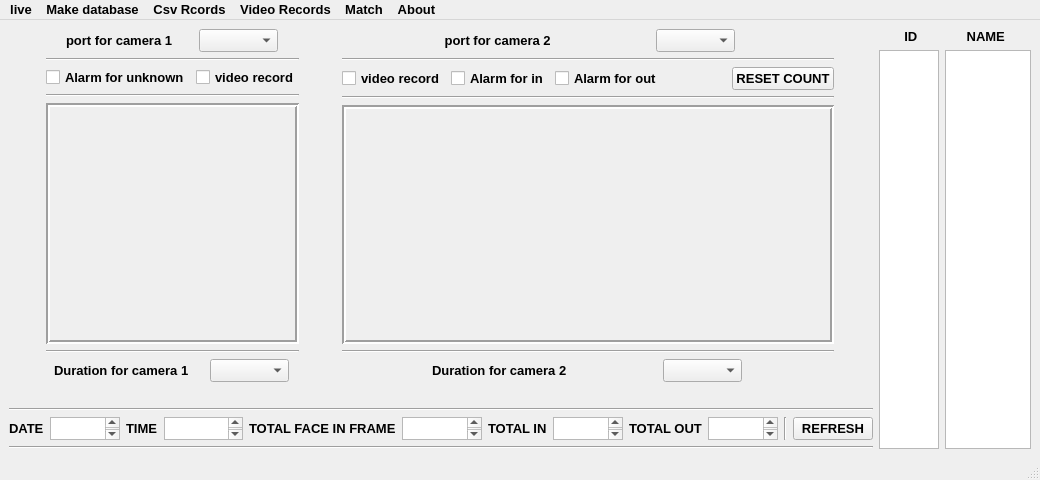
<?xml version="1.0" encoding="UTF-8"?>
<ui version="4.0">
 <class>MainWindow</class>
 <widget class="QMainWindow" name="MainWindow">
  <property name="geometry">
   <rect>
    <x>0</x>
    <y>0</y>
    <width>1040</width>
    <height>480</height>
   </rect>
  </property>
  <property name="sizePolicy">
   <sizepolicy hsizetype="Preferred" vsizetype="Ignored">
    <horstretch>15</horstretch>
    <verstretch>0</verstretch>
   </sizepolicy>
  </property>
  <property name="sizeIncrement">
   <size>
    <width>0</width>
    <height>0</height>
   </size>
  </property>
  <property name="baseSize">
   <size>
    <width>10</width>
    <height>0</height>
   </size>
  </property>
  <property name="font">
   <font>
    <pointsize>10</pointsize>
    <weight>75</weight>
    <italic>false</italic>
    <bold>true</bold>
    <underline>false</underline>
    <strikeout>false</strikeout>
    <stylestrategy>PreferDefault</stylestrategy>
    <kerning>true</kerning>
   </font>
  </property>
  <property name="windowTitle">
   <string>IseeU</string>
  </property>
  <property name="autoFillBackground">
   <bool>false</bool>
  </property>
  <property name="tabShape">
   <enum>QTabWidget::Rounded</enum>
  </property>
  <property name="dockOptions">
   <set>QMainWindow::AllowTabbedDocks|QMainWindow::AnimatedDocks</set>
  </property>
  <widget class="QWidget" name="centralwidget">
   <layout class="QHBoxLayout" name="horizontalLayout_18">
    <item>
     <layout class="QHBoxLayout" name="horizontalLayout_17">
      <item>
       <layout class="QVBoxLayout" name="verticalLayout_7">
        <item>
         <layout class="QHBoxLayout" name="horizontalLayout_16">
          <item>
           <layout class="QVBoxLayout" name="verticalLayout_6">
            <item>
             <layout class="QVBoxLayout" name="verticalLayout_4">
              <item>
               <layout class="QHBoxLayout" name="horizontalLayout_13">
                <item>
                 <widget class="QLabel" name="label_10">
                  <property name="sizePolicy">
                   <sizepolicy hsizetype="Fixed" vsizetype="Fixed">
                    <horstretch>0</horstretch>
                    <verstretch>0</verstretch>
                   </sizepolicy>
                  </property>
                  <property name="text">
                   <string>port for camera 1</string>
                  </property>
                 </widget>
                </item>
                <item>
                 <widget class="QComboBox" name="comboBox1">
                  <property name="sizePolicy">
                   <sizepolicy hsizetype="Fixed" vsizetype="Fixed">
                    <horstretch>0</horstretch>
                    <verstretch>0</verstretch>
                   </sizepolicy>
                  </property>
                 </widget>
                </item>
               </layout>
              </item>
              <item>
               <widget class="Line" name="line_7">
                <property name="orientation">
                 <enum>Qt::Horizontal</enum>
                </property>
               </widget>
              </item>
              <item>
               <layout class="QHBoxLayout" name="horizontalLayout_3">
                <item>
                 <widget class="QCheckBox" name="checkBox">
                  <property name="sizePolicy">
                   <sizepolicy hsizetype="Fixed" vsizetype="Fixed">
                    <horstretch>0</horstretch>
                    <verstretch>0</verstretch>
                   </sizepolicy>
                  </property>
                  <property name="text">
                   <string>Alarm for unknown</string>
                  </property>
                 </widget>
                </item>
                <item>
                 <widget class="QCheckBox" name="checkBox2">
                  <property name="sizePolicy">
                   <sizepolicy hsizetype="Fixed" vsizetype="Fixed">
                    <horstretch>0</horstretch>
                    <verstretch>0</verstretch>
                   </sizepolicy>
                  </property>
                  <property name="text">
                   <string>video record</string>
                  </property>
                 </widget>
                </item>
               </layout>
              </item>
              <item>
               <widget class="Line" name="line_4">
                <property name="orientation">
                 <enum>Qt::Horizontal</enum>
                </property>
               </widget>
              </item>
              <item>
               <widget class="QLabel" name="label_6">
                <property name="sizePolicy">
                 <sizepolicy hsizetype="Minimum" vsizetype="Minimum">
                  <horstretch>28</horstretch>
                  <verstretch>10</verstretch>
                 </sizepolicy>
                </property>
                <property name="frameShape">
                 <enum>QFrame::Box</enum>
                </property>
                <property name="frameShadow">
                 <enum>QFrame::Sunken</enum>
                </property>
                <property name="lineWidth">
                 <number>2</number>
                </property>
                <property name="text">
                 <string/>
                </property>
               </widget>
              </item>
             </layout>
            </item>
            <item>
             <widget class="Line" name="line_2">
              <property name="orientation">
               <enum>Qt::Horizontal</enum>
              </property>
             </widget>
            </item>
            <item>
             <layout class="QHBoxLayout" name="horizontalLayout_15">
              <item>
               <widget class="QLabel" name="label_12">
                <property name="sizePolicy">
                 <sizepolicy hsizetype="Fixed" vsizetype="Fixed">
                  <horstretch>0</horstretch>
                  <verstretch>0</verstretch>
                 </sizepolicy>
                </property>
                <property name="text">
                 <string>Duration for camera 1  </string>
                </property>
               </widget>
              </item>
              <item>
               <widget class="QComboBox" name="comboBox3">
                <property name="sizePolicy">
                 <sizepolicy hsizetype="Fixed" vsizetype="Fixed">
                  <horstretch>0</horstretch>
                  <verstretch>0</verstretch>
                 </sizepolicy>
                </property>
               </widget>
              </item>
             </layout>
            </item>
           </layout>
          </item>
          <item>
           <layout class="QVBoxLayout" name="verticalLayout_5">
            <item>
             <layout class="QHBoxLayout" name="horizontalLayout_14">
              <item>
               <widget class="QLabel" name="label_11">
                <property name="sizePolicy">
                 <sizepolicy hsizetype="Fixed" vsizetype="Fixed">
                  <horstretch>0</horstretch>
                  <verstretch>0</verstretch>
                 </sizepolicy>
                </property>
                <property name="text">
                 <string> port for camera 2</string>
                </property>
               </widget>
              </item>
              <item>
               <widget class="QComboBox" name="comboBox2">
                <property name="sizePolicy">
                 <sizepolicy hsizetype="Fixed" vsizetype="Fixed">
                  <horstretch>0</horstretch>
                  <verstretch>0</verstretch>
                 </sizepolicy>
                </property>
               </widget>
              </item>
             </layout>
            </item>
            <item>
             <widget class="Line" name="line_6">
              <property name="orientation">
               <enum>Qt::Horizontal</enum>
              </property>
             </widget>
            </item>
            <item>
             <layout class="QHBoxLayout" name="horizontalLayout_4">
              <item>
               <widget class="QCheckBox" name="checkBox3">
                <property name="sizePolicy">
                 <sizepolicy hsizetype="Fixed" vsizetype="Fixed">
                  <horstretch>0</horstretch>
                  <verstretch>0</verstretch>
                 </sizepolicy>
                </property>
                <property name="text">
                 <string>video record</string>
                </property>
               </widget>
              </item>
              <item>
               <widget class="QCheckBox" name="checkBox4">
                <property name="sizePolicy">
                 <sizepolicy hsizetype="Fixed" vsizetype="Fixed">
                  <horstretch>0</horstretch>
                  <verstretch>0</verstretch>
                 </sizepolicy>
                </property>
                <property name="text">
                 <string>Alarm for in</string>
                </property>
               </widget>
              </item>
              <item>
               <widget class="QCheckBox" name="checkBox5">
                <property name="sizePolicy">
                 <sizepolicy hsizetype="Fixed" vsizetype="Fixed">
                  <horstretch>0</horstretch>
                  <verstretch>0</verstretch>
                 </sizepolicy>
                </property>
                <property name="text">
                 <string>Alarm for out</string>
                </property>
               </widget>
              </item>
              <item>
               <spacer name="horizontalSpacer">
                <property name="orientation">
                 <enum>Qt::Horizontal</enum>
                </property>
                <property name="sizeType">
                 <enum>QSizePolicy::Minimum</enum>
                </property>
                <property name="sizeHint" stdset="0">
                 <size>
                  <width>63</width>
                  <height>20</height>
                 </size>
                </property>
               </spacer>
              </item>
              <item>
               <widget class="QPushButton" name="resetButton">
                <property name="sizePolicy">
                 <sizepolicy hsizetype="Fixed" vsizetype="Fixed">
                  <horstretch>0</horstretch>
                  <verstretch>0</verstretch>
                 </sizepolicy>
                </property>
                <property name="text">
                 <string>RESET COUNT</string>
                </property>
               </widget>
              </item>
             </layout>
            </item>
            <item>
             <widget class="Line" name="line_5">
              <property name="orientation">
               <enum>Qt::Horizontal</enum>
              </property>
             </widget>
            </item>
            <item>
             <widget class="QLabel" name="label_9">
              <property name="sizePolicy">
               <sizepolicy hsizetype="Minimum" vsizetype="Minimum">
                <horstretch>15</horstretch>
                <verstretch>10</verstretch>
               </sizepolicy>
              </property>
              <property name="frameShape">
               <enum>QFrame::Box</enum>
              </property>
              <property name="frameShadow">
               <enum>QFrame::Sunken</enum>
              </property>
              <property name="lineWidth">
               <number>2</number>
              </property>
              <property name="text">
               <string/>
              </property>
             </widget>
            </item>
            <item>
             <widget class="Line" name="line_3">
              <property name="orientation">
               <enum>Qt::Horizontal</enum>
              </property>
             </widget>
            </item>
            <item>
             <layout class="QHBoxLayout" name="horizontalLayout_12">
              <item>
               <widget class="QLabel" name="label_13">
                <property name="sizePolicy">
                 <sizepolicy hsizetype="Fixed" vsizetype="Fixed">
                  <horstretch>0</horstretch>
                  <verstretch>0</verstretch>
                 </sizepolicy>
                </property>
                <property name="text">
                 <string>Duration for camera 2</string>
                </property>
               </widget>
              </item>
              <item>
               <widget class="QComboBox" name="comboBox4">
                <property name="sizePolicy">
                 <sizepolicy hsizetype="Fixed" vsizetype="Fixed">
                  <horstretch>0</horstretch>
                  <verstretch>0</verstretch>
                 </sizepolicy>
                </property>
               </widget>
              </item>
             </layout>
            </item>
           </layout>
          </item>
         </layout>
        </item>
        <item>
         <spacer name="verticalSpacer">
          <property name="orientation">
           <enum>Qt::Vertical</enum>
          </property>
          <property name="sizeType">
           <enum>QSizePolicy::Fixed</enum>
          </property>
          <property name="sizeHint" stdset="0">
           <size>
            <width>20</width>
            <height>20</height>
           </size>
          </property>
         </spacer>
        </item>
        <item>
         <widget class="Line" name="line">
          <property name="orientation">
           <enum>Qt::Horizontal</enum>
          </property>
         </widget>
        </item>
        <item>
         <layout class="QHBoxLayout" name="horizontalLayout_11">
          <item>
           <layout class="QHBoxLayout" name="horizontalLayout_10">
            <item>
             <layout class="QVBoxLayout" name="verticalLayout">
              <item>
               <layout class="QHBoxLayout" name="horizontalLayout">
                <item>
                 <layout class="QHBoxLayout" name="horizontalLayout_9">
                  <item>
                   <widget class="QLabel" name="label">
                    <property name="sizePolicy">
                     <sizepolicy hsizetype="Fixed" vsizetype="Fixed">
                      <horstretch>0</horstretch>
                      <verstretch>0</verstretch>
                     </sizepolicy>
                    </property>
                    <property name="text">
                     <string>DATE</string>
                    </property>
                   </widget>
                  </item>
                  <item>
                   <widget class="QTextEdit" name="textEdit1">
                    <property name="sizePolicy">
                     <sizepolicy hsizetype="Preferred" vsizetype="Ignored">
                      <horstretch>15</horstretch>
                      <verstretch>33</verstretch>
                     </sizepolicy>
                    </property>
                   </widget>
                  </item>
                 </layout>
                </item>
                <item>
                 <layout class="QHBoxLayout" name="horizontalLayout_8">
                  <item>
                   <widget class="QLabel" name="label_2">
                    <property name="sizePolicy">
                     <sizepolicy hsizetype="Fixed" vsizetype="Fixed">
                      <horstretch>0</horstretch>
                      <verstretch>0</verstretch>
                     </sizepolicy>
                    </property>
                    <property name="text">
                     <string>TIME</string>
                    </property>
                   </widget>
                  </item>
                  <item>
                   <widget class="QTextEdit" name="textEdit2">
                    <property name="sizePolicy">
                     <sizepolicy hsizetype="Preferred" vsizetype="Ignored">
                      <horstretch>0</horstretch>
                      <verstretch>33</verstretch>
                     </sizepolicy>
                    </property>
                   </widget>
                  </item>
                  <item>
                   <widget class="QLabel" name="label_3">
                    <property name="sizePolicy">
                     <sizepolicy hsizetype="Fixed" vsizetype="Fixed">
                      <horstretch>0</horstretch>
                      <verstretch>0</verstretch>
                     </sizepolicy>
                    </property>
                    <property name="text">
                     <string>TOTAL FACE IN FRAME</string>
                    </property>
                   </widget>
                  </item>
                  <item>
                   <widget class="QTextEdit" name="textEdit5">
                    <property name="sizePolicy">
                     <sizepolicy hsizetype="Preferred" vsizetype="Ignored">
                      <horstretch>0</horstretch>
                      <verstretch>33</verstretch>
                     </sizepolicy>
                    </property>
                   </widget>
                  </item>
                 </layout>
                </item>
               </layout>
              </item>
             </layout>
            </item>
            <item>
             <layout class="QVBoxLayout" name="verticalLayout_3">
              <item>
               <layout class="QHBoxLayout" name="horizontalLayout_2">
                <item>
                 <widget class="QLabel" name="label_4">
                  <property name="sizePolicy">
                   <sizepolicy hsizetype="Fixed" vsizetype="Fixed">
                    <horstretch>0</horstretch>
                    <verstretch>0</verstretch>
                   </sizepolicy>
                  </property>
                  <property name="text">
                   <string>TOTAL IN</string>
                  </property>
                 </widget>
                </item>
                <item>
                 <widget class="QTextEdit" name="textEdit6">
                  <property name="sizePolicy">
                   <sizepolicy hsizetype="Preferred" vsizetype="Ignored">
                    <horstretch>0</horstretch>
                    <verstretch>33</verstretch>
                   </sizepolicy>
                  </property>
                 </widget>
                </item>
                <item>
                 <layout class="QHBoxLayout" name="horizontalLayout_6">
                  <item>
                   <widget class="QLabel" name="label_5">
                    <property name="sizePolicy">
                     <sizepolicy hsizetype="Fixed" vsizetype="Fixed">
                      <horstretch>0</horstretch>
                      <verstretch>0</verstretch>
                     </sizepolicy>
                    </property>
                    <property name="text">
                     <string>TOTAL OUT</string>
                    </property>
                   </widget>
                  </item>
                 </layout>
                </item>
                <item>
                 <widget class="QTextEdit" name="textEdit7">
                  <property name="sizePolicy">
                   <sizepolicy hsizetype="Preferred" vsizetype="Ignored">
                    <horstretch>0</horstretch>
                    <verstretch>33</verstretch>
                   </sizepolicy>
                  </property>
                 </widget>
                </item>
               </layout>
              </item>
             </layout>
            </item>
           </layout>
          </item>
          <item>
           <widget class="Line" name="line_8">
            <property name="orientation">
             <enum>Qt::Vertical</enum>
            </property>
           </widget>
          </item>
          <item>
           <layout class="QVBoxLayout" name="verticalLayout_2">
            <item>
             <widget class="QPushButton" name="pushButton">
              <property name="text">
               <string>REFRESH</string>
              </property>
             </widget>
            </item>
           </layout>
          </item>
         </layout>
        </item>
        <item>
         <widget class="Line" name="line_10">
          <property name="orientation">
           <enum>Qt::Horizontal</enum>
          </property>
         </widget>
        </item>
       </layout>
      </item>
      <item>
       <layout class="QHBoxLayout" name="horizontalLayout_5">
        <item>
         <layout class="QVBoxLayout" name="verticalLayout_11">
          <item>
           <widget class="QLabel" name="label_7">
            <property name="sizePolicy">
             <sizepolicy hsizetype="Fixed" vsizetype="Fixed">
              <horstretch>0</horstretch>
              <verstretch>0</verstretch>
             </sizepolicy>
            </property>
            <property name="text">
             <string>       ID      </string>
            </property>
           </widget>
          </item>
          <item>
           <widget class="QListWidget" name="listWidget">
            <property name="sizePolicy">
             <sizepolicy hsizetype="Ignored" vsizetype="Preferred">
              <horstretch>5</horstretch>
              <verstretch>0</verstretch>
             </sizepolicy>
            </property>
           </widget>
          </item>
         </layout>
        </item>
        <item>
         <layout class="QVBoxLayout" name="verticalLayout_10">
          <item>
           <widget class="QLabel" name="label_8">
            <property name="sizePolicy">
             <sizepolicy hsizetype="Fixed" vsizetype="Fixed">
              <horstretch>0</horstretch>
              <verstretch>0</verstretch>
             </sizepolicy>
            </property>
            <property name="text">
             <string>      NAME       </string>
            </property>
           </widget>
          </item>
          <item>
           <widget class="QListWidget" name="listWidget2">
            <property name="sizePolicy">
             <sizepolicy hsizetype="Ignored" vsizetype="Preferred">
              <horstretch>9</horstretch>
              <verstretch>0</verstretch>
             </sizepolicy>
            </property>
           </widget>
          </item>
         </layout>
        </item>
       </layout>
      </item>
     </layout>
    </item>
   </layout>
  </widget>
  <widget class="QMenuBar" name="menubar">
   <property name="geometry">
    <rect>
     <x>0</x>
     <y>0</y>
     <width>1040</width>
     <height>21</height>
    </rect>
   </property>
   <widget class="QMenu" name="menulive">
    <property name="sizePolicy">
     <sizepolicy hsizetype="Maximum" vsizetype="Maximum">
      <horstretch>0</horstretch>
      <verstretch>0</verstretch>
     </sizepolicy>
    </property>
    <property name="font">
     <font>
      <weight>50</weight>
      <bold>false</bold>
     </font>
    </property>
    <property name="title">
     <string>live</string>
    </property>
    <addaction name="actionAdd_New_Camera"/>
    <addaction name="actionsetting"/>
    <addaction name="separator"/>
   </widget>
   <widget class="QMenu" name="menuMake_database">
    <property name="tearOffEnabled">
     <bool>true</bool>
    </property>
    <property name="title">
     <string>Make database</string>
    </property>
    <property name="separatorsCollapsible">
     <bool>false</bool>
    </property>
    <addaction name="actionFor_face_Detection"/>
    <addaction name="actionAdd_csv_file"/>
    <addaction name="separator"/>
   </widget>
   <widget class="QMenu" name="menuCsv_Rcords">
    <property name="title">
     <string>Csv Rcords</string>
    </property>
    <addaction name="actionshow_Csv"/>
    <addaction name="actioncurrent_csv"/>
    <addaction name="separator"/>
   </widget>
   <widget class="QMenu" name="menuVideo_Records">
    <property name="title">
     <string>Video Records</string>
    </property>
    <addaction name="actionshow_Videos"/>
    <addaction name="actionSetting"/>
    <addaction name="separator"/>
   </widget>
   <widget class="QMenu" name="menuMatch">
    <property name="font">
     <font>
      <pointsize>10</pointsize>
     </font>
    </property>
    <property name="title">
     <string>Match</string>
    </property>
    <addaction name="actionmatch_by_Id"/>
    <addaction name="actionMatch_by_photo"/>
    <addaction name="separator"/>
   </widget>
   <widget class="QMenu" name="menuAbout">
    <property name="font">
     <font>
      <pointsize>8</pointsize>
     </font>
    </property>
    <property name="title">
     <string>About</string>
    </property>
    <addaction name="actionAbout_Software"/>
    <addaction name="actionContact_Us"/>
    <addaction name="separator"/>
   </widget>
   <addaction name="menulive"/>
   <addaction name="menuMake_database"/>
   <addaction name="menuCsv_Rcords"/>
   <addaction name="menuVideo_Records"/>
   <addaction name="menuMatch"/>
   <addaction name="menuAbout"/>
  </widget>
  <widget class="QStatusBar" name="statusbar"/>
  <action name="actionAdd_New_Camera">
   <property name="text">
    <string>Add New Camera</string>
   </property>
  </action>
  <action name="actionFor_face_Detection">
   <property name="text">
    <string>For face Detection</string>
   </property>
  </action>
  <action name="actionshow_Csv">
   <property name="text">
    <string>show Csv</string>
   </property>
  </action>
  <action name="actioncurrent_csv">
   <property name="text">
    <string>Current csv</string>
   </property>
  </action>
  <action name="actionshow_Videos">
   <property name="text">
    <string>show Videos</string>
   </property>
  </action>
  <action name="actionSetting">
   <property name="text">
    <string>Setting</string>
   </property>
  </action>
  <action name="actionmatch_by_Id">
   <property name="text">
    <string>match by Id</string>
   </property>
  </action>
  <action name="actionMatch_by_photo">
   <property name="text">
    <string>Match by photo</string>
   </property>
  </action>
  <action name="actionAbout_Software">
   <property name="text">
    <string>About Software</string>
   </property>
  </action>
  <action name="actionAbout_Devlopers">
   <property name="text">
    <string>About Devlopers</string>
   </property>
  </action>
  <action name="actionContact_Us">
   <property name="text">
    <string>Contact Us</string>
   </property>
  </action>
  <action name="actionAdd_csv_file">
   <property name="text">
    <string>Add csv file</string>
   </property>
  </action>
  <action name="actionsetting">
   <property name="text">
    <string>setting</string>
   </property>
  </action>
 </widget>
 <resources/>
 <connections/>
</ui>
